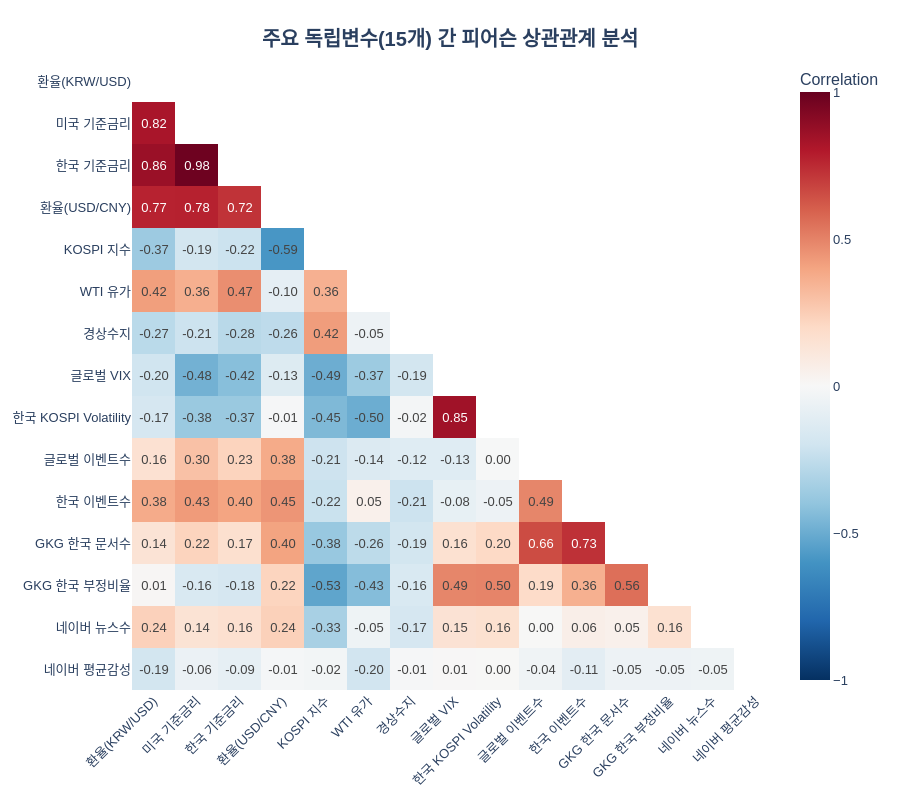

The code cell stored with this chart in its notebook:
### Markdown cell above
# Result (Correlation)

### Code cell
# Data Loading
file_location = os.path.join('.', 'data', 'df_final_2026_with_gdelt_and_news.csv')
df = pd.read_csv(file_location)

# 2. 논문에 실을 15개의 핵심 변수 선택
cols = [
    'USD_KRW 종가', 
    '미국 정책금리', '한국 정책금리', 
    'usd_cny', 'KOSPI 종가',
    'WTI Price', '경상수지',
    'vix', 'ksvkospi 종가',
    'events_total_cnt', 'events_kr_cnt',
    'gkg_kr_doc_cnt', 'gkg_kr_neg_ratio', 
    'news_total', 'sent_mean'
]

# 3. 논문 표기를 위한 깔끔한 한글 이름 매핑
rename_dict = {
    'USD_KRW 종가': '환율(KRW/USD)',
    '미국 정책금리': '미국 기준금리',
    '한국 정책금리': '한국 기준금리',
    'usd_cny': '환율(USD/CNY)',
    'KOSPI 종가': 'KOSPI 지수',
    'WTI Price': 'WTI 유가',
    '경상수지': '경상수지',
    'vix': '글로벌 VIX',
    'ksvkospi 종가': '한국 KOSPI Volatility',
    'events_total_cnt': '글로벌 이벤트수',
    'events_kr_cnt': '한국 이벤트수',
    'gkg_kr_doc_cnt': 'GKG 한국 문서수',
    'gkg_kr_neg_ratio': 'GKG 한국 부정비율',
    'news_total': '네이버 뉴스수',
    'sent_mean': '네이버 평균감성'
}

# 데이터 필터링 및 이름 변경
subset_df = df[cols].rename(columns=rename_dict).dropna()

# 피어슨 상관계수 계산
corr = subset_df.corr(method="pearson")

# 4. 하단 삼각형(Lower Triangle)만 남기기 (상단은 NaN으로 처리)
mask = np.triu(np.ones_like(corr, dtype=bool))
corr_masked = corr.mask(mask)

# 5. Plotly 시각화 그리기
fig = px.imshow(
    corr_masked,
    text_auto=".2f",                 # 칸 안에 상관계수 숫자 표시 (소수점 2자리)
    aspect="auto",
    color_continuous_scale="RdBu_r", # 파란색(양) ~ 빨간색(음) 색상맵 적용
    zmin=-1, zmax=1,                 # 색상 스케일을 -1부터 1까지 고정
    labels=dict(color="Correlation")
)

# 6. 레이아웃 및 폰트, 디자인 세부 설정
fig.update_layout(
    title=dict(
        text="<b>주요 독립변수(15개) 간 피어슨 상관관계 분석</b>",
        font=dict(size=20),
        x=0.5, # 타이틀을 표의 정중앙으로 배치
        y=0.96
    ),
    width=900,   # 표의 가로 길이
    height=800,  # 표의 세로 길이
    xaxis=dict(tickangle=-45, side="bottom"), # x축 텍스트 45도 기울이기
    # Plotly 폰트 설정 (웹 기본 폰트를 사용해 한글 깨짐 원천 차단)
    font=dict(family="Arial, 'Malgun Gothic', 'AppleGothic', sans-serif", size=13),
    plot_bgcolor='white',  # 배경색 하얗게
    paper_bgcolor='white'
)

# NaN으로 처리된 빈 공간(상단 삼각형)의 선을 없애서 깔끔하게 만듦
fig.update_xaxes(showgrid=False, zeroline=False)
fig.update_yaxes(showgrid=False, zeroline=False)

# 화면에 출력
fig.show()

# (선택사항) 인터랙티브 HTML 파일로 저장하기
# fig.write_html("correlation_heatmap_15vars.html")

### Figure 1 — Plotly figure (JSON) as saved in the notebook; plotly's stock layout.template omitted (floating-point values rounded to 4 significant figures; data arrays with more than 128 entries replaced by an {"elided": "..."} marker saying what was removed)
{"data": [{"coloraxis": "coloraxis", "hovertemplate": "x: %{x}<br>y: %{y}<br>Correlation: %{z}<extra></extra>", "name": "0", "texttemplate": "%{z:.2f}", "type": "heatmap", "x": ["환율(KRW/USD)", "미국 기준금리", "한국 기준금리", "환율(USD/CNY)", "KOSPI 지수", "WTI 유가", "경상수지", "글로벌 VIX", "한국 KOSPI Volatility", "글로벌 이벤트수", "한국 이벤트수", "GKG 한국 문서수", "GKG 한국 부정비율", "네이버 뉴스수", "네이버 평균감성"], "xaxis": "x", "y": ["환율(KRW/USD)", "미국 기준금리", "한국 기준금리", "환율(USD/CNY)", "KOSPI 지수", "WTI 유가", "경상수지", "글로벌 VIX", "한국 KOSPI Volatility", "글로벌 이벤트수", "한국 이벤트수", "GKG 한국 문서수", "GKG 한국 부정비율", "네이버 뉴스수", "네이버 평균감성"], "yaxis": "y", "z": {"elided": "15x15 float values"}}], "layout": {"coloraxis": {"cmax": 1, "cmin": -1, "colorbar": {"title": {"text": "Correlation"}}, "colorscale": [[0, "rgb(5,48,97)"], [0.1, "rgb(33,102,172)"], [0.2, "rgb(67,147,195)"], [0.3, "rgb(146,197,222)"], [0.4, "rgb(209,229,240)"], [0.5, "rgb(247,247,247)"], [0.6, "rgb(253,219,199)"], [0.7, "rgb(244,165,130)"], [0.8, "rgb(214,96,77)"], [0.9, "rgb(178,24,43)"], [1, "rgb(103,0,31)"]]}, "font": {"family": "Arial, 'Malgun Gothic', 'AppleGothic', sans-serif", "size": 13}, "height": 800, "margin": {"t": 60}, "paper_bgcolor": "white", "plot_bgcolor": "white", "title": {"font": {"size": 20}, "text": "<b>주요 독립변수(15개) 간 피어슨 상관관계 분석</b>", "x": 0.5, "y": 0.96}, "width": 900, "xaxis": {"anchor": "y", "domain": [0, 1], "showgrid": false, "side": "bottom", "tickangle": -45, "zeroline": false}, "yaxis": {"anchor": "x", "autorange": "reversed", "domain": [0, 1], "showgrid": false, "zeroline": false}}}
